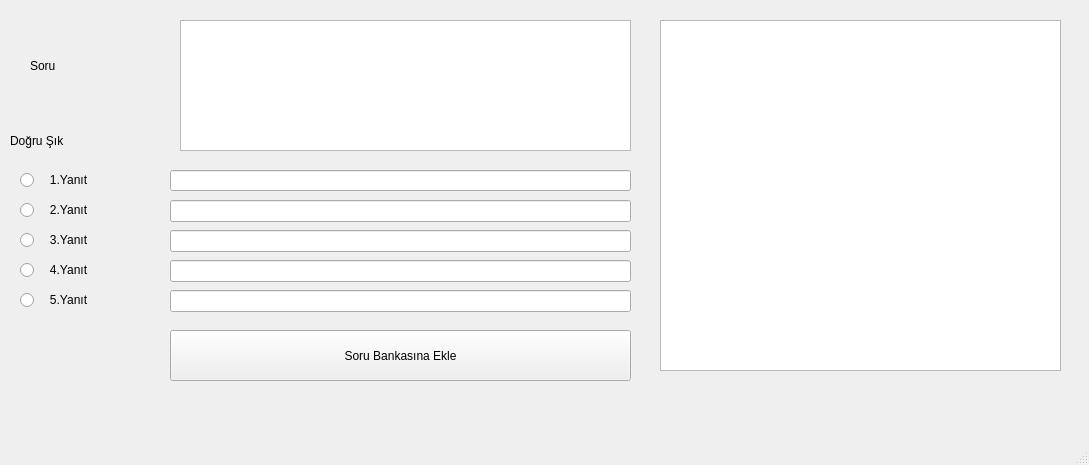
<?xml version="1.0" encoding="UTF-8"?>
<ui version="4.0">
 <class>MainWindow</class>
 <widget class="QMainWindow" name="MainWindow">
  <property name="geometry">
   <rect>
    <x>0</x>
    <y>0</y>
    <width>1089</width>
    <height>465</height>
   </rect>
  </property>
  <property name="windowTitle">
   <string>MainWindow</string>
  </property>
  <widget class="QWidget" name="centralwidget">
   <widget class="QRadioButton" name="radioButton">
    <property name="geometry">
     <rect>
      <x>20</x>
      <y>170</y>
      <width>141</width>
      <height>20</height>
     </rect>
    </property>
    <property name="styleSheet">
     <string notr="true">font: 75 10pt &quot;MS Shell Dlg 2&quot;;
font: 75 14pt &quot;MS Shell Dlg 2&quot;;</string>
    </property>
    <property name="text">
     <string>   1.Yanıt</string>
    </property>
   </widget>
   <widget class="QRadioButton" name="radioButton_2">
    <property name="geometry">
     <rect>
      <x>20</x>
      <y>200</y>
      <width>141</width>
      <height>20</height>
     </rect>
    </property>
    <property name="styleSheet">
     <string notr="true">font: 75 14pt &quot;MS Shell Dlg 2&quot;;</string>
    </property>
    <property name="text">
     <string>   2.Yanıt</string>
    </property>
   </widget>
   <widget class="QRadioButton" name="radioButton_3">
    <property name="geometry">
     <rect>
      <x>20</x>
      <y>230</y>
      <width>121</width>
      <height>20</height>
     </rect>
    </property>
    <property name="styleSheet">
     <string notr="true">font: 75 14pt &quot;MS Shell Dlg 2&quot;;</string>
    </property>
    <property name="text">
     <string>   3.Yanıt</string>
    </property>
   </widget>
   <widget class="QRadioButton" name="radioButton_4">
    <property name="geometry">
     <rect>
      <x>20</x>
      <y>260</y>
      <width>131</width>
      <height>20</height>
     </rect>
    </property>
    <property name="styleSheet">
     <string notr="true">font: 75 14pt &quot;MS Shell Dlg 2&quot;;</string>
    </property>
    <property name="text">
     <string>   4.Yanıt</string>
    </property>
   </widget>
   <widget class="QRadioButton" name="radioButton_5">
    <property name="geometry">
     <rect>
      <x>20</x>
      <y>290</y>
      <width>131</width>
      <height>20</height>
     </rect>
    </property>
    <property name="styleSheet">
     <string notr="true">font: 75 14pt &quot;MS Shell Dlg 2&quot;;</string>
    </property>
    <property name="text">
     <string>   5.Yanıt</string>
    </property>
   </widget>
   <widget class="QPushButton" name="pushButton">
    <property name="geometry">
     <rect>
      <x>170</x>
      <y>330</y>
      <width>461</width>
      <height>51</height>
     </rect>
    </property>
    <property name="styleSheet">
     <string notr="true">font: 75 24pt &quot;MS Shell Dlg 2&quot;;
font: 14pt &quot;MS Shell Dlg 2&quot;;</string>
    </property>
    <property name="text">
     <string>Soru Bankasına Ekle</string>
    </property>
   </widget>
   <widget class="QLabel" name="label">
    <property name="geometry">
     <rect>
      <x>230</x>
      <y>170</y>
      <width>401</width>
      <height>21</height>
     </rect>
    </property>
    <property name="text">
     <string/>
    </property>
   </widget>
   <widget class="QLabel" name="label_2">
    <property name="geometry">
     <rect>
      <x>30</x>
      <y>20</y>
      <width>131</width>
      <height>91</height>
     </rect>
    </property>
    <property name="styleSheet">
     <string notr="true">font: 75 8pt &quot;MS Shell Dlg 2&quot;;
font: 75 36pt &quot;MS Shell Dlg 2&quot;;
font: 75 36pt &quot;MS Shell Dlg 2&quot;;</string>
    </property>
    <property name="text">
     <string>Soru</string>
    </property>
   </widget>
   <widget class="QLineEdit" name="lineEdit">
    <property name="geometry">
     <rect>
      <x>170</x>
      <y>170</y>
      <width>461</width>
      <height>21</height>
     </rect>
    </property>
   </widget>
   <widget class="QLineEdit" name="lineEdit_2">
    <property name="geometry">
     <rect>
      <x>170</x>
      <y>200</y>
      <width>461</width>
      <height>22</height>
     </rect>
    </property>
   </widget>
   <widget class="QLineEdit" name="lineEdit_3">
    <property name="geometry">
     <rect>
      <x>170</x>
      <y>230</y>
      <width>461</width>
      <height>22</height>
     </rect>
    </property>
   </widget>
   <widget class="QLineEdit" name="lineEdit_4">
    <property name="geometry">
     <rect>
      <x>170</x>
      <y>260</y>
      <width>461</width>
      <height>22</height>
     </rect>
    </property>
   </widget>
   <widget class="QLineEdit" name="lineEdit_5">
    <property name="geometry">
     <rect>
      <x>170</x>
      <y>290</y>
      <width>461</width>
      <height>22</height>
     </rect>
    </property>
   </widget>
   <widget class="QLabel" name="label_3">
    <property name="geometry">
     <rect>
      <x>10</x>
      <y>120</y>
      <width>111</width>
      <height>41</height>
     </rect>
    </property>
    <property name="styleSheet">
     <string notr="true">font: 75 14pt &quot;MS Shell Dlg 2&quot;;</string>
    </property>
    <property name="text">
     <string>Doğru Şık</string>
    </property>
   </widget>
   <widget class="QTextEdit" name="textEdit">
    <property name="geometry">
     <rect>
      <x>180</x>
      <y>20</y>
      <width>451</width>
      <height>131</height>
     </rect>
    </property>
   </widget>
   <widget class="QTextEdit" name="textEdit_2">
    <property name="geometry">
     <rect>
      <x>660</x>
      <y>20</y>
      <width>401</width>
      <height>351</height>
     </rect>
    </property>
   </widget>
  </widget>
  <widget class="QMenuBar" name="menubar">
   <property name="geometry">
    <rect>
     <x>0</x>
     <y>0</y>
     <width>1089</width>
     <height>26</height>
    </rect>
   </property>
  </widget>
  <widget class="QStatusBar" name="statusbar"/>
 </widget>
 <resources/>
 <connections/>
</ui>
